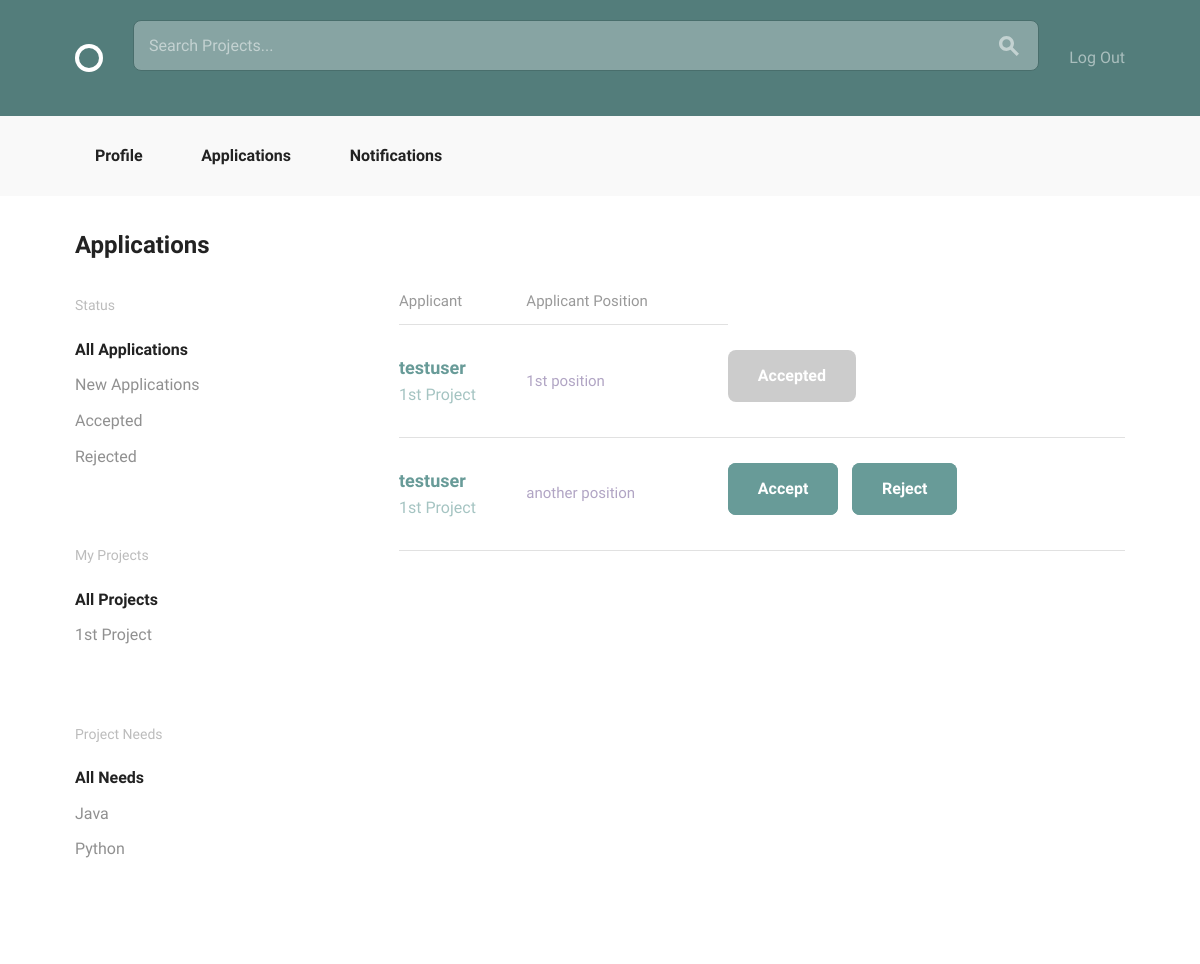
The page /projects/application/ (signed in) on the database its author committed.
### projects/models.py (models this page shows, shortened)
class Project(models.Model):
    user = models.ForeignKey(settings.AUTH_USER_MODEL, null=True, on_delete=models.DO_NOTHING)
    title = models.CharField(max_length=100)
    description = models.TextField(max_length=500)
    estimated_time = models.IntegerField()
    requirements = models.CharField(max_length=100)

class Position(models.Model):
    ANDROID = "Android"
    DESIGN = "Design"
    JAVA = "Java"
    PHP = "PHP"
    PYTHON = "Python"
    RAILS = "Rails"
    WORDPRESS = "Wordpress"
    iOS = "iOS"
    SKILLES_CHOICES = (
        (ANDROID, "Android Developer"),
        (DESIGN, "Designer"),
        (JAVA, "Java Developer"),
        (PHP, "PHP Developer"),
        (PYTHON, "Python Developer"),
        (RAILS, "Rails Developer"),
        (WORDPRESS, "Wordpress Developer"),
        (iOS, "iOS Developer")
    )
    project = models.ForeignKey(
        Project,
        null=True,
        related_name="positions",
        on_delete=models.CASCADE)
    title = models.CharField(max_length=100, blank=True)
    description = models.TextField(max_length=500, blank=True)
    skill = models.CharField(
        max_length=20,
        choices=SKILLES_CHOICES,
        default="",
        blank=True)
    position_filled = models.BooleanField(default=False, blank=True)
    applicants = models.ManyToManyField(
        settings.AUTH_USER_MODEL,
        through='Application')

class Application(models.Model):
    applicant = models.ForeignKey(
        settings.AUTH_USER_MODEL,
        related_name="applicaion",
        on_delete=models.DO_NOTHING
    )
    position = models.ForeignKey(Position, on_delete=models.DO_NOTHING)
    status = models.CharField(max_length=20)

### accounts/models.py (models this page shows, shortened)
class User(AbstractBaseUser, PermissionsMixin):
    email = models.EmailField(unique=True)
    username = models.CharField(max_length=40, unique=True)
    bio = models.TextField(max_length=500, blank=True, default="")
    image = models.ImageField(upload_to="profile_image/", blank=True)
    date_joined = models.DateTimeField(default=timezone.now)
    is_active = models.BooleanField(default=True)
    is_staff = models.BooleanField(default=False)
    objects = UserManager()
    USERNAME_FIELD = "email"
    REQUIRED_FIELDS = ["username"]
    def __str__(self):
        return self.username

### projects/views.py (the view)
@login_required
def application_list(request):
    applications = models.Application.objects.filter(
            position__project__user=request.user)
    projects = models.Project.objects.filter(user=request.user)
    return render(request, 'projects/application_list.html', {
            'applications': applications,
            'projects': projects })

### projects/templates/projects/application_list.html
{% extends "layout.html" %}
{% load static from staticfiles %}
{% block body_content %}
<div class="bounds circle--page">
    <div class="circle--page--header grid-100">
        <h2>Applications</h2>
    </div>
    <div class="grid-25">
        <div class="circle--filter circle--secondary--module">
            <h4>Status</h4>
            <ul class="circle--filter--list">
                <li><a class="selected" href="{% url 'projects:application' %}">All Applications</a></li>
                <li><a href="{% url 'projects:new_application' %}">New Applications</a></li>
                <li><a href="{% url 'projects:accept_application' %}">Accepted</a></li>
                <li><a href="{% url 'projects:reject_application' %}">Rejected</a></li>
            </ul>
        </div>
        <div class="circle--filter circle--secondary--module">
            <h4>My Projects</h4>
            <ul class="circle--filter--list">
                <li><a class="selected">All Projects</a></li>
                {% for project in projects %}
                    <li><a href="{% url 'projects:project_detail' pk=project.pk %}">{{ project.title }}</a></li>
                {% endfor %}
            </ul>
        </div>
        <div class="circle--filter circle--secondary--module">
            <h4>Project Needs</h4>
            <ul class="circle--filter--list">
                <li><a class="selected">All Needs</a></li>
                {% for project in projects %}
                    {% for position in project.positions.all %}
                        <li><a href="{% url 'projects:project_detail' pk=position.project.pk %}">{{ position.skill }}</a></li>
                    {% endfor %}
                {% endfor %}
            </ul>
        </div>
    </div>
    <div class="grid-70 grid-push-5">
         <table class="u-full-width circle--table">
            <thead>
                <tr>
                    <th>Applicant</th>
                    <th class="circle--cell--right">Applicant Position</th>
                </tr>
            </thead>
            <tbody>
                {% for application in applications %}
                    {% if application.applicant != request.user %}
                        <tr class="clickable-row" data-href="{% url "accounts:profile_detail" pk=application.applicant.pk %}">
                            <td>
                                <h3>{{ application.applicant }}</h3>
                                <p>{{ application.position.project.title }}</p>
                            </td>
                            <td class="circle--cell--right">
                                <span class="secondary-label">{{ application.position.title }}</span>
                            </td>
                            <td>
                                {% if application.status == "new" %}
                                    <a class="button button-primary" href="{% url 'projects:accept' pk=application.pk %}">Accept</a>
                                {% endif %}
                                {% if application.status == "accept" %}
                                    <a class="button button-primary button-inactive">Accepted</a>
                                {% elif application.status == "reject" %}
                                    <a class="button button-primary button-inactive">Rejected</a>
                                {% else %}
                                    <a class="button button-primary" href="{% url 'projects:reject' pk=application.pk %}">Reject</a>
                                {% endif %}
                            </td>
                        </tr>
                    {% endif %}
                {% endfor %}
            </tbody>
        </table>
    </div>
</div>
{% endblock %}

### rows shown on the page
Project: title "1st Project"
Position: skill "Java"
Position: skill "Python"
Application: applicant "testuser", position.project "1st Project", position "1st position", status "Accepted"
Application: applicant "testuser", position.project "1st Project", position "another position", status "Accept"
